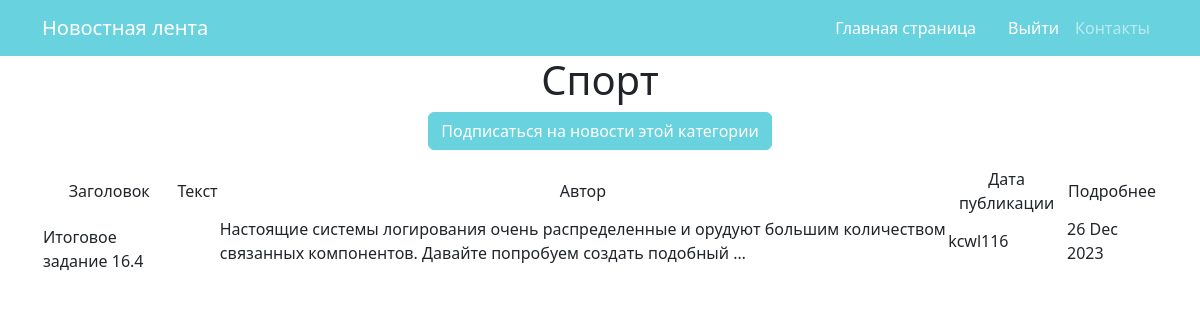
Page /news/category/1/ on the committed database.
### news/models.py (models this page shows, shortened)
class Category(models.Model):
    name = models.CharField(max_length=40, unique=True)
    subscriber = models.ManyToManyField(User, through='CategorySubscribe', related_name='categories')
    def __str__(self):
        return self.name.title()

class Post(models.Model):
    author = models.ForeignKey(Author, on_delete=models.CASCADE, verbose_name=pgettext_lazy('Author', 'Author'))
    type = models.CharField(max_length=7, choices=TYPE, default='NWS')
    time_in = models.DateTimeField(auto_now_add=True)
    category = models.ManyToManyField(Category, through='PostCategory')
    title = models.CharField(max_length=100)
    text = models.TextField()
    rating = models.IntegerField(default=0)

class Author(models.Model):
    name = models.CharField(max_length=255)
    users = models.OneToOneField(User, on_delete=models.CASCADE)
    user_rating = models.IntegerField(default=0)
    def __str__(self):
        return self.name

### news/views.py (the view)
# urls.py: path('category/<int:pk>/', CategoryPost.as_view(), name='category'),
class CategoryPost(DetailView):
    model = Category
    template_name = 'categories/post_category.html'
    context_object_name = 'postcategory'
    def get_context_data(self, **kwargs):
        context = super().get_context_data(**kwargs)
        context['posts'] = Post.objects.filter(category=kwargs['object'])
        return context

### templates/categories/post_category.html (shortened to what this page needs)
{% extends 'flatpages/default.html' %}
{% block content %}
<h1> {{ postcategory }}</h1>
<p class="text-center"><a href="subscribe" class="btn btn-primary">Подписаться на новости этой категории</a></p>
{% if postcategory %}
        <table>
            <tr>
                <td> Заголовок</td>
                <td> Текст </td>
                <td> Автор </td>
                <td> Дата публикации </td>
                <td> Подробнее </td>
            </tr>
            {% for post in posts %}
            <tr>
                <td><a align="left" class="nav-link active" aria-current="page" href="/news/{{ post.id  }}">{{ post.title }}</a><td>
                <td><p align="left">{{ post.text|truncatewords:15 }} </td>
                <td><p align="left">{{ post.author }} </td>
                <td><p align="left">{{ post.time_in|date:'d M Y' }} </td>
            </tr>
            {% endfor %}
        </table>
    {% else %}
        <h2> Нет новостей! </h2>
    {% endif %}
{% endblock content %}

### rows in the picture
Category: name "Спорт"
Post: title "Итоговое задание 16.4", text "Настоящие системы логирования очень распределенные и орудуют большим количеством связанных компонентов. Давайте попробуем создать подобный …", author "kcwl116", time_in "26 Dec 2023"
